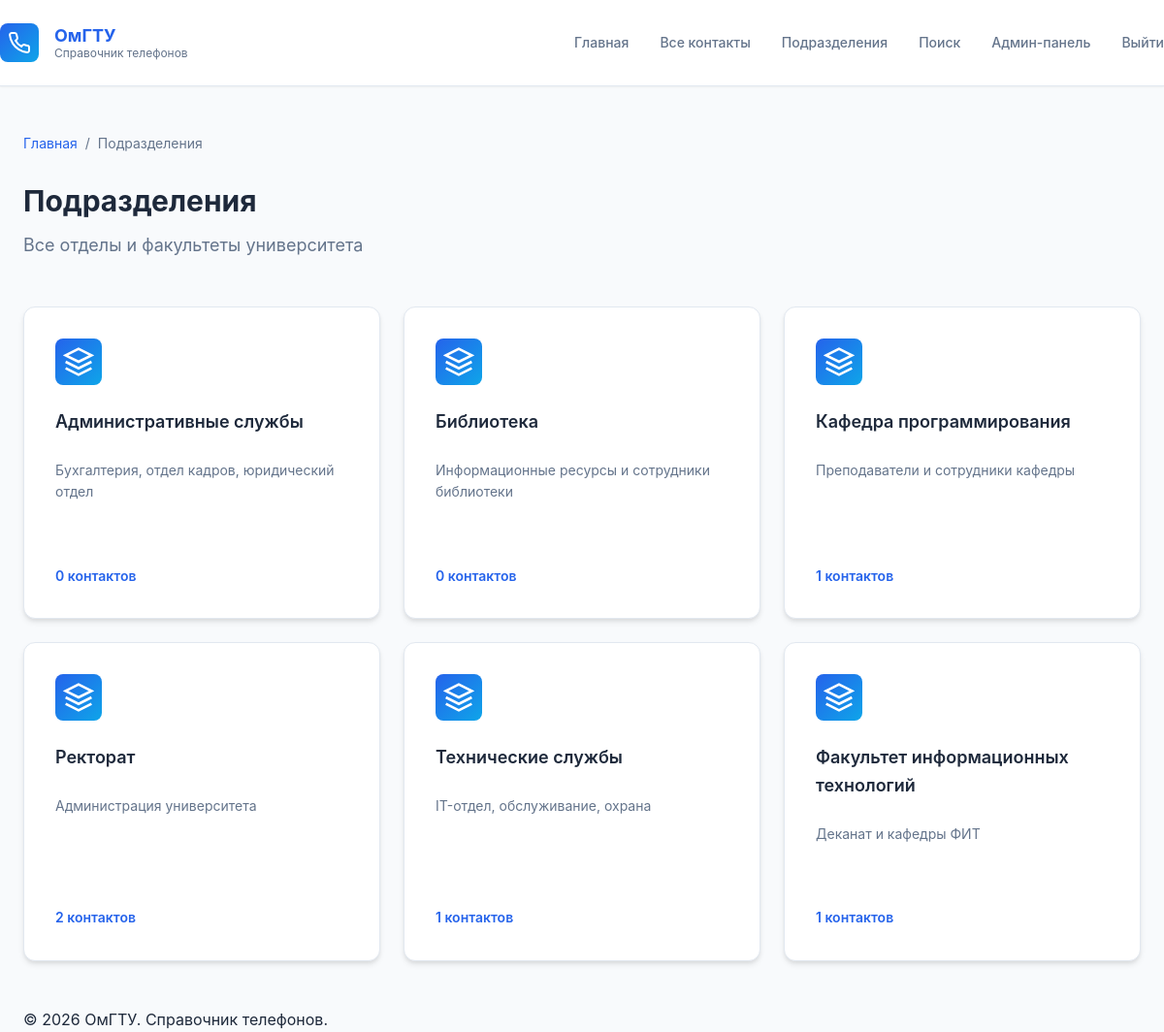
Screenshot of /departments.php (signed in) with the database file from the repository.
### tables this page shows
CREATE TABLE IF NOT EXISTS `departments` (
    `id` INT AUTO_INCREMENT PRIMARY KEY,
    `name` VARCHAR(255) NOT NULL,
    `description` TEXT,
    `parent_id` INT NULL,
    `created_at` TIMESTAMP DEFAULT CURRENT_TIMESTAMP,
    `updated_at` TIMESTAMP DEFAULT CURRENT_TIMESTAMP ON UPDATE CURRENT_TIMESTAMP,
    FOREIGN KEY (`parent_id`) REFERENCES `departments`(`id`) ON DELETE SET NULL
);

### config/database.php (called while the page is built, shortened)
<?php
if (!class_exists('Database')) {
class Database {
    private static $instance = null;
    private function __construct() {
        $host = 'localhost';
        $dbname = 'oxirgi';
        $username = 'root';
        $password = '';
        try {
            $this->connection = new PDO(
                "mysql:host=$host;dbname=$dbname;charset=utf8mb4",
                $username,
                $password,
                [
                    PDO::ATTR_ERRMODE => PDO::ERRMODE_EXCEPTION,
                    PDO::ATTR_DEFAULT_FETCH_MODE => PDO::FETCH_ASSOC,
                    PDO::ATTR_EMULATE_PREPARES => false
                ]
            );
        } catch (PDOException $e) {
            die("Ошибка подключения к базе данных: " . $e->getMessage());
        }
    }
    public static function getInstance() {
        if (self::$instance === null) {
            self::$instance = new self();
        }
        return self::$instance->connection;
    }
}
}
?>

### includes/DepartmentManager.php (called while the page is built, shortened)
<?php
class DepartmentManager {
    private $db;
    public function __construct() {
        $this->db = Database::getInstance();
    }
    public function getAllDepartments() {
        $sql = "SELECT d.*,
                (SELECT COUNT(*) FROM contacts WHERE department_id = d.id) as contact_count
                FROM departments d
                ORDER BY name";
        $stmt = $this->db->prepare($sql);
        $stmt->execute();
        return $stmt->fetchAll();
    }
}
?>

### includes/functions.php (called while the page is built, shortened)
<?php
function escape($value) {
    return htmlspecialchars($value ?? '', ENT_QUOTES, 'UTF-8');
}

### departments.php (the view, shortened to what this page needs)
<?php
require_once __DIR__ . '/config/database.php';
require_once __DIR__ . '/includes/functions.php';
require_once __DIR__ . '/includes/DepartmentManager.php';
$departmentManager = new DepartmentManager();
$departments = $departmentManager->getAllDepartments();
include __DIR__ . '/includes/header.php';
?>
<main class="main-content">
    <div class="container">
        <div class="page-header">
            <div class="breadcrumb">
                <a href="index.php">Главная</a>
                <span>/</span>
                <span>Подразделения</span>
            </div>
            <h1 class="page-title">Подразделения</h1>
            <p class="page-subtitle">Все отделы и факультеты университета</p>
        </div>
        <?php if (count($departments) > 0): ?>
            <div class="departments-grid">
                <?php foreach ($departments as $dept): ?>
                <a href="department.php?id=<?php echo $dept['id']; ?>" class="department-card">
                    <div class="department-icon">
                        <svg width="32" height="32" viewBox="0 0 24 24" fill="none" stroke="currentColor" stroke-width="2">
                            <path d="M12 2L2 7l10 5 10-5-10-5z"></path>
                            <path d="M2 17l10 5 10-5"></path>
                            <path d="M2 12l10 5 10-5"></path>
                        </svg>
                    </div>
                    <h3 class="department-name"><?php echo escape($dept['name']); ?></h3>
                    <?php if (!empty($dept['description'])): ?>
                        <p class="department-info"><?php echo escape($dept['description']); ?></p>
                    <?php endif; ?>
                    <span class="department-count"><?php echo $dept['contact_count'] ?? 0; ?> контактов</span>
                </a>
                <?php endforeach; ?>
            </div>
        <?php endif; ?>
    </div>
</main>
<?php include __DIR__ . '/includes/footer.php'; ?>

### public/css/style.css (style rules this page uses)
:root { --primary-color: #2563eb; --primary-dark: #1e40af; --primary-light: #3b82f6; --secondary-color: #64748b; --accent-color: #0ea5e9; --success-color: #10b981; --warning-color: #f59e0b; --danger-color: #ef4444; --bg-primary: #ffffff; --bg-secondary: #f8fafc; --bg-tertiary: #f1f5f9; --bg-dark: #0f172a; --text-primary: #1e293b; --text-secondary: #64748b; --text-light: #94a3b8; --border-color: #e2e8f0; --border-radius: 12px; --border-radius-sm: 8px; --border-radius-lg: 16px; --shadow-sm: 0 1px 2px 0 rgba(0, 0, 0, 0.05); --shadow-md: 0 4px 6px -1px rgba(0, 0, 0, 0.1), 0 2px 4px -1px rgba(0, 0, 0, 0.06); --shadow-lg: 0 10px 15px -3px rgba(0, 0, 0, 0.1), 0 4px 6px -2px rgba(0, 0, 0, 0.05); --shadow-xl: 0 20px 25px -5px rgba(0, 0, 0, 0.1), 0 10px 10px -5px rgba(0, 0, 0, 0.04); --spacing-xs: 0.5rem; --spacing-sm: 1rem; --spacing-md: 1.5rem; --spacing-lg: 2rem; --spacing-xl: 3rem; --font-family: 'Inter', -apple-system, BlinkMacSystemFont, 'Segoe UI', Roboto, sans-serif; --font-size-xs: 0.75rem; --font-size-sm: 0.875rem; --font-size-base: 1rem; --font-size-lg: 1.125rem; --font-size-xl: 1.25rem; --font-size-2xl: 1.5rem; --font-size-3xl: 1.875rem; --font-size-4xl: 2.25rem; --transition: all 0.3s cubic-bezier(0.4, 0, 0.2, 1); }
* { margin: 0; padding: 0; box-sizing: border-box; }
html { scroll-behavior: smooth; }
body { font-family: var(--font-family); font-size: var(--font-size-base); line-height: 1.6; color: var(--text-primary); background-color: var(--bg-secondary); -webkit-font-smoothing: antialiased; -moz-osx-font-smoothing: grayscale; }
.container { max-width: 1200px; margin: 0 auto; padding: 0 var(--spacing-md); }
.main-content { min-height: calc(100vh - 200px); padding: var(--spacing-xl) 0; }
.departments-grid { display: grid; grid-template-columns: repeat(auto-fill, minmax(280px, 1fr)); gap: var(--spacing-md); }
.department-card { background: var(--bg-primary); border-radius: var(--border-radius); padding: var(--spacing-lg); text-decoration: none; color: var(--text-primary); box-shadow: var(--shadow-md); transition: var(--transition); border: 1px solid var(--border-color); display: flex; flex-direction: column; gap: var(--spacing-sm); }
.department-icon { width: 48px; height: 48px; background: linear-gradient(135deg, var(--primary-color), var(--accent-color)); border-radius: var(--border-radius-sm); display: flex; align-items: center; justify-content: center; color: white; margin-bottom: var(--spacing-xs); }
.department-name { font-size: var(--font-size-lg); font-weight: 600; margin-bottom: var(--spacing-xs); color: var(--text-primary); }
.department-info { color: var(--text-secondary); font-size: var(--font-size-sm); margin-bottom: var(--spacing-sm); flex: 1; }
.department-count { color: var(--primary-color); font-size: var(--font-size-sm); font-weight: 600; }
.page-header { margin-bottom: var(--spacing-xl); }
.breadcrumb { display: flex; align-items: center; gap: var(--spacing-xs); margin-bottom: var(--spacing-md); font-size: var(--font-size-sm); color: var(--text-secondary); }
.breadcrumb a { color: var(--primary-color); text-decoration: none; transition: var(--transition); }
.page-title { font-size: var(--font-size-3xl); font-weight: 700; margin-bottom: var(--spacing-xs); color: var(--text-primary); }
.page-subtitle { font-size: var(--font-size-lg); color: var(--text-secondary); }
.department-info { margin-bottom: var(--spacing-xl); }

### rows the page displays
departments: name "Административные службы", description "Бухгалтерия, отдел кадров, юридический отдел", contact_count "0"
departments: name "Библиотека", description "Информационные ресурсы и сотрудники библиотеки", contact_count "0"
departments: name "Кафедра программирования", description "Преподаватели и сотрудники кафедры", contact_count "1"
departments: name "Ректорат", description "Администрация университета", contact_count "2"
departments: name "Технические службы", description "IT-отдел, обслуживание, охрана", contact_count "1"
departments: name "Факультет информационных технологий", description "Деканат и кафедры ФИТ", contact_count "1"
